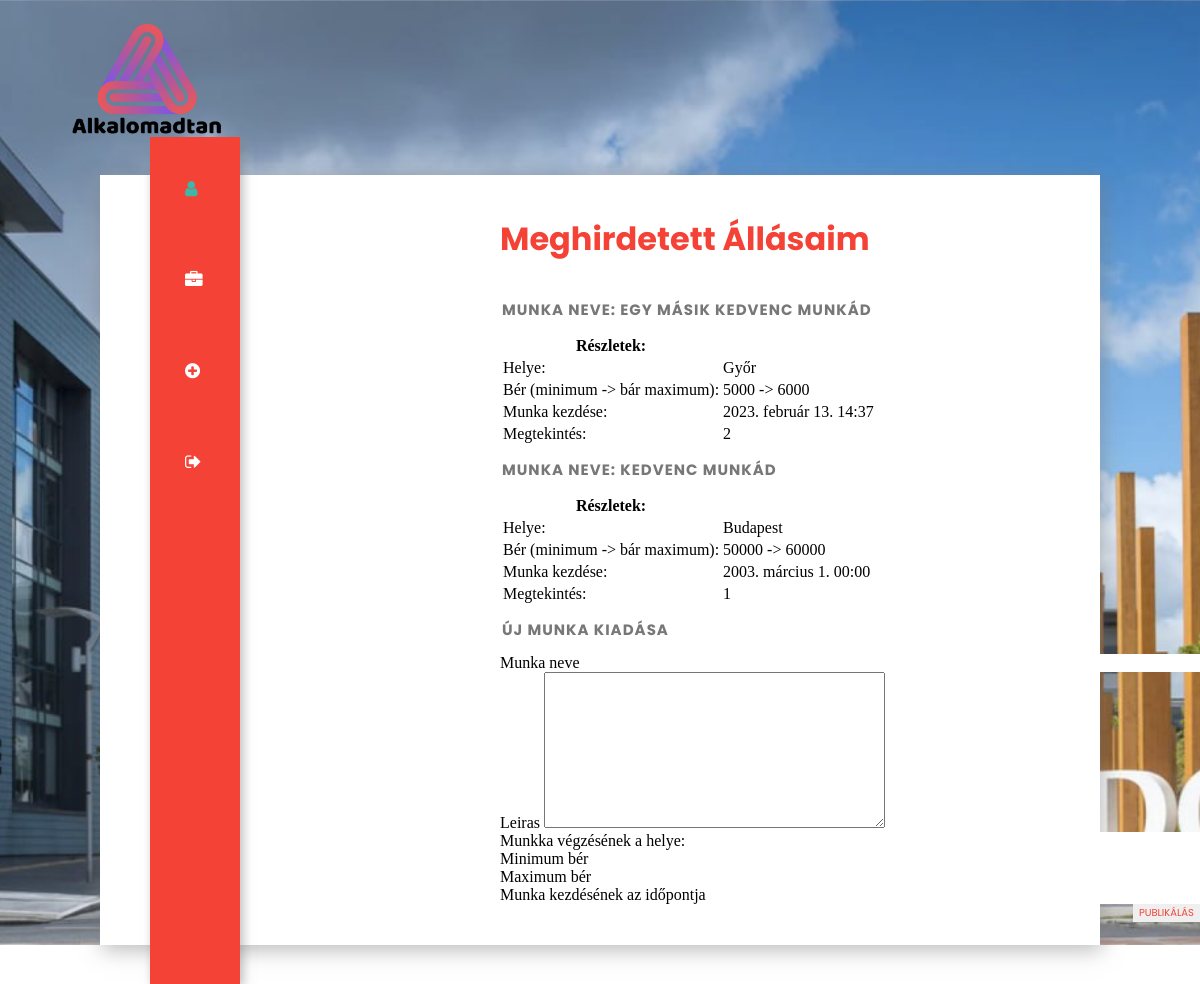
The page /profil/ujmunka/ (signed in) on the database as committed earlier.
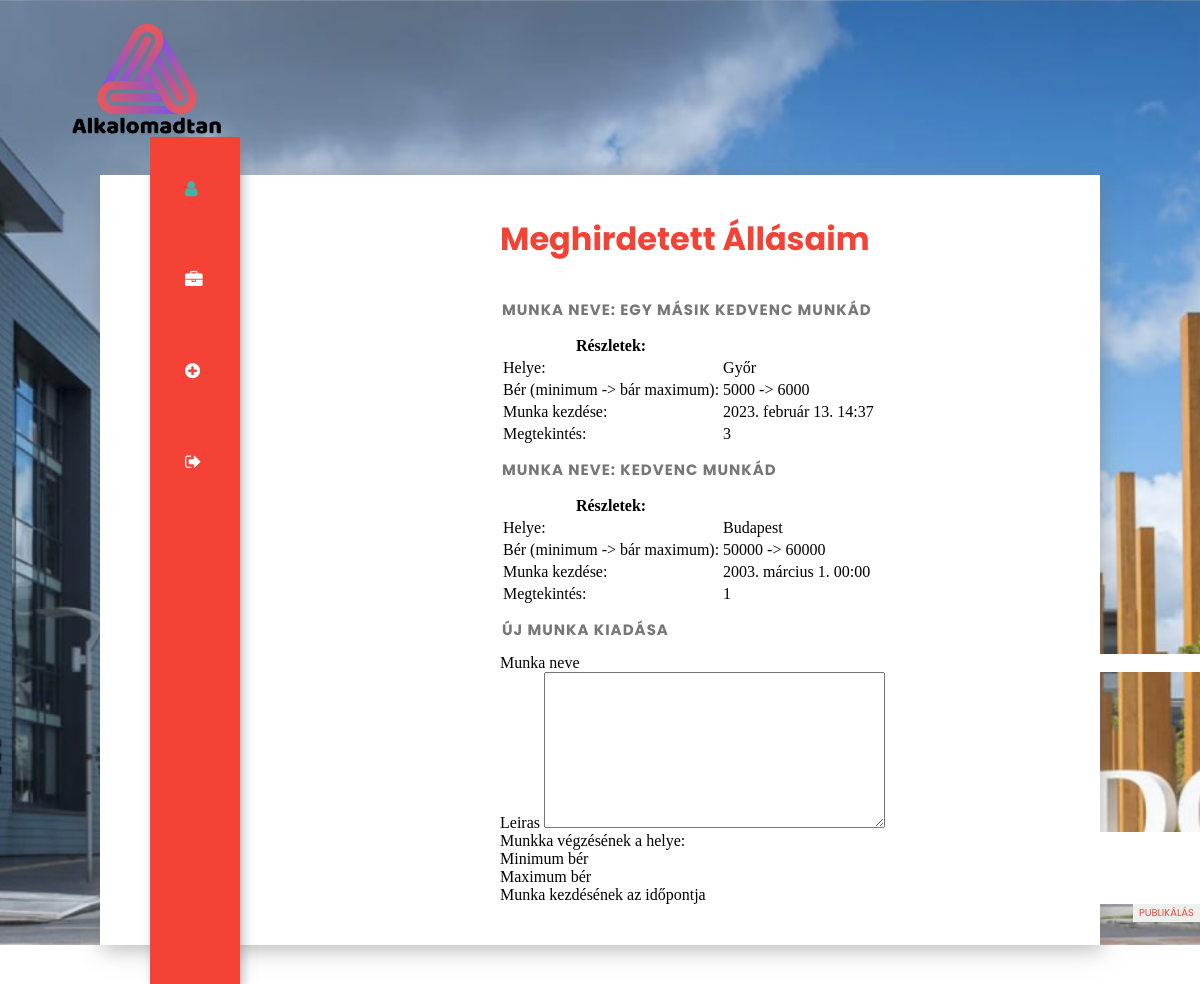
The same page on the database as committed later.
### app/models.py (models this page shows, shortened)
class Munka(models.Model):
    class Meta:
        ordering = ["-katt"]
    nev = models.CharField(max_length=255, null=False)
    leiras = models.TextField(default="", null=False)
    helye = models.CharField(default="", max_length=255)
    katt = models.IntegerField(default=0)
    publikalo = models.ForeignKey(settings.AUTH_USER_MODEL, on_delete=models.CASCADE)
    berMin = models.IntegerField(null=False)
    berMax = models.IntegerField(null=True)
    munkaKezd = models.DateTimeField()

### app/views.py (the view)
# urls.py: path("profil/ujmunka/", views.Profil_UjMunka, name="ProfilUjMunka"),
def Profil_UjMunka(request):
    userId = request.user.id
    userUsername = request.user.username
    felhasznalo = request.user
    print(f"Profil_UjMunka(request) - {userUsername} ({userId})")
    if request.POST:
        if request.user.is_authenticated:
            ujMunkaForm = MunkaFrom(request.POST)
            if ujMunkaForm.is_valid():
                mentendo = ujMunkaForm.save(commit=False)
                mentendo.publikalo = User.objects.get(pk=request.user.id)
                mentendo.save()
                print("Mentve!")
            else:
                print("invalid form")
                print(ujMunkaForm.errors)
    else:
        ujMunkaForm = MunkaFrom()
    template = loader.get_template("app/profile/profilePageAd.html")
    munkak = ""
    try:
        munkak = list(Munka.objects.filter(publikalo = request.user.id).values())
    except:
        print(traceback.format_exc())
        munkak = None
    context = {
        "cim": "Profilod",
        "felhasznalo":felhasznalo,
        "form":ujMunkaForm,
        "munka": munkak
        }
    return HttpResponse(template.render(context,request))

### app/forms.py
class MunkaFrom(ModelForm):
    class Meta:
        model = Munka
        fields = "__all__"
        exclude = ["publikalo", "katt"]
    nev = forms.CharField(label="Munka neve", max_length=250)
    leiras = forms.TextInput()
    helye = forms.CharField(label="Munkka végzésének a helye:", max_length=150)
    berMin = forms.IntegerField(label="Minimum bér")
    berMax = forms.IntegerField(label="Maximum bér")
    munkaKezd = forms.DateField(label="Munka kezdésének az időpontja")

### app/templates/app/profile/profilePageAd.html (shortened to what this page needs)
{% extends 'app/layout/commonhead3.html' %}
{% block content %}
{% load static %}
{% if felhasznalo.is_authenticated %}
    {% if munka is not None %}
    <div class="rightbox">
        <div class="profile">
            <h1>Meghirdetett Állásaim</h1>
            {% for i in munka %}
            <div>
                <h2>Munka neve: {{i.nev}}</h2>
                <table>
                    <thead>
                        <th>Részletek:</th>
                    </thead>
                    <tbody>
                        <tr>
                            <td>Helye: </td>
                            <td>{{i.helye}}</td>
                        </tr>
                        <tr>
                            <td>Bér (minimum -> bár maximum): </td>
                            <td>{{i.berMin}} -> {{i.berMax}}</td>
                        </tr>
                        <tr>
                            <td>Munka kezdése: </td>
                            <td>{{i.munkaKezd}}</td>
                        </tr>
                        <tr>
                            <td>Megtekintés: </td>
                            <td>{{i.katt}}</td>
                        </tr>
                    </tbody>
                </table>
            </div>
            {% endfor %}
            <h2>Új munka kiadása</h2>
            <div>
<form method="POST">
{% for field in form %}
    <div class="">
        <label class="">{{ field.label }}</label>
        {{ field }}
    </div>
{% endfor %}
<input type="submit" value="Publikálás" class="btn btn-primary">
</form>
            </div>
        </div>
    </div>
    </div>
</section>
    {% endif %}
{% endif %}
{% endblock %}

Rows that differ between the two databases and show on the page:
changed Munka "Győr": katt "2" → "3"
